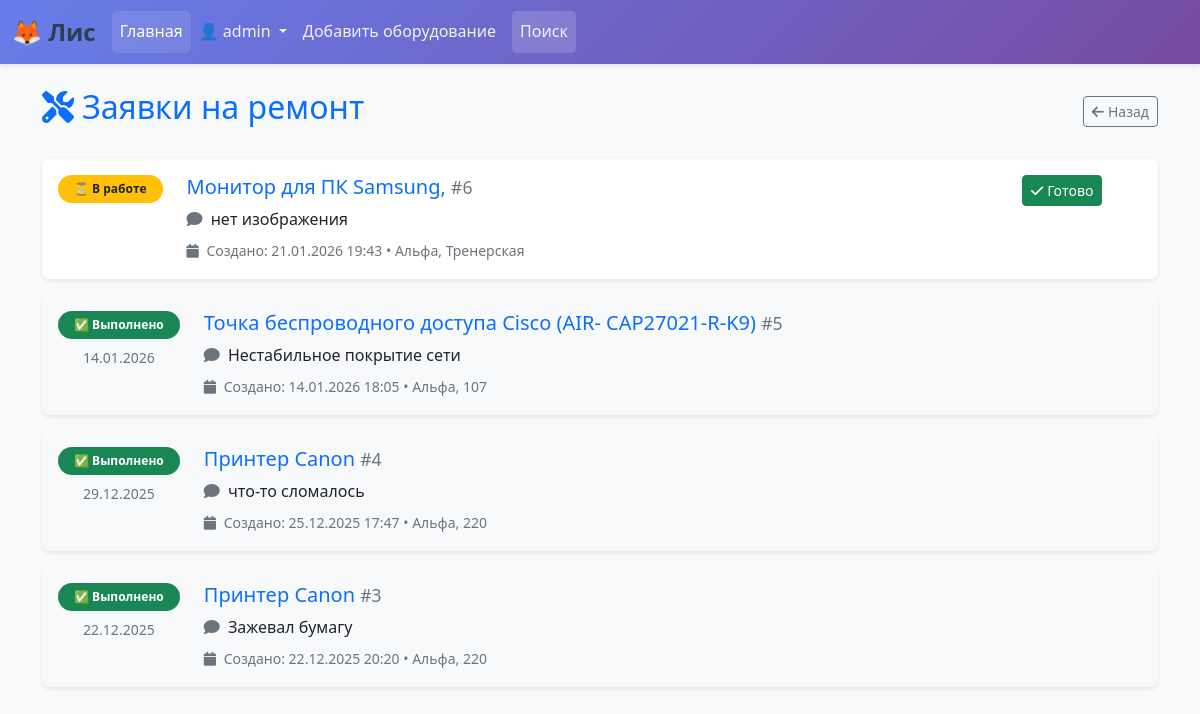
/repair_requests (signed in), run on the app's committed database.
### app/models.py (models this page shows, shortened)
class User(Base, UserMixin):
    __tablename__ = 'users'
    id = Column(Integer, primary_key=True, autoincrement=True)
    username = Column(String(64), unique=True)
    password = Column(String(255))
    pers_id = Column(Integer, ForeignKey('com_persons.id', ondelete='SET NULL'))
    is_alias = Column(Integer, default=0)
    created_at = Column(TIMESTAMP, server_default=func.current_timestamp())
    updated_at = Column(TIMESTAMP, server_default=func.current_timestamp(),
                        onupdate=func.current_timestamp())
    person = relationship("ComPerson", back_populates="users")
    repair_requests = relationship('RepairRequest', back_populates='user')

class RepairRequest(Base):
    __tablename__ = 'repair_requests'
    id = Column(Integer, primary_key=True, autoincrement=True)
    equipment_id = Column(Integer, ForeignKey('equipments.id'), nullable=False)
    user_id = Column(Integer, ForeignKey('users.id'), nullable=False)
    comment = Column(String())
    is_completed = Column(Boolean, default=False)
    completion_comment = Column(String)
    creation_date = Column(TIMESTAMP, server_default=func.current_timestamp())
    completion_date = Column(TIMESTAMP)
    equipment = relationship('Equipment', back_populates='repair_requests')
    user = relationship('User', back_populates='repair_requests')

class Equipment(Base):
    __tablename__ = 'equipments'
    id = Column(Integer, primary_key=True, autoincrement=True)
    name = Column(String(255))
    territory = Column(String(255))
    office = Column(String(255))
    description = Column(String)
    is_deleted = Column(Boolean, default=False)
    photo_path = Column(String)
    categories = Column(String, default=json.dumps({"type": "", "subject": ""}))
    materials = relationship("Material", back_populates="equipment", cascade="all, delete-orphan")
    repair_requests = relationship('RepairRequest', back_populates='equipment')

### app/routes.py (the view)
@app.route('/repair_requests')
@user_is_employer()
def repair_requests_list():
    if not current_user.person.emp_status.is_technician:
        abort(403)
    repair_requests = db.session.query(RepairRequest).join(RepairRequest.equipment).order_by(
        RepairRequest.is_completed.asc(),
        RepairRequest.creation_date.desc()
    ).all()
    return render_template('repair_requests.html', repair_requests=repair_requests)

### app/models.py (called while the page is built)
@login.user_loader
def load_user(id):
    return db.session.get(User, int(id))

    @property
    def active(self):
        return bool(self.is_teacher or self.is_technician)

### app/routes.py (called while the page is built)
def user_is_employer():
    def decorator(f):
        @wraps(f)
        def decorated_func(*args, **kwargs):
            if not (current_user.is_authenticated and current_user.person.emp_status.active):
                abort(403)
            return f(*args, **kwargs)
        return decorated_func
    return decorator

### app/utils.py (called while the page is built)
def check_roles():
    roles = []
    if not current_user.is_authenticated:
        return None
    empl = current_user.person.emp_status
    if empl.is_teacher:
        roles.append('teacher')
    if empl.is_technician:
        roles.append('technician')
    return roles

### app/templates/repair_requests.html
{% extends "base.html" %}
{% block styles %}
<link href="{{ url_for('static', filename='css/equipment.css') }}" rel="stylesheet">
{% endblock %}
{% block content %}
<div class="container py-4">
  <div class="d-flex justify-content-between align-items-center mb-4">
    <h1 class="h2 text-primary">
      <i class="fas fa-tools me-2"></i>Заявки на ремонт
    </h1>
    <a href="{{ url_for('index') }}" class="btn btn-outline-secondary btn-sm">
      <i class="fas fa-arrow-left me-1"></i>Назад
    </a>
  </div>
  {% include 'partials/repair_requests_list.html' with context %}
</div>
{% endblock %}

### app/templates/base.html (shortened to what this page needs)
<!DOCTYPE html>
<html lang="ru">
<head>
    <link href="https://cdn.jsdelivr.net/npm/bootstrap@5.3.8/dist/css/bootstrap.min.css" rel="stylesheet">
    <link href="{{ url_for('static', filename='css/style.css') }}" rel="stylesheet">
    <link href="{{ url_for('static', filename='css/layout.css') }}" rel="stylesheet">
    <link rel="stylesheet" href="https://cdnjs.cloudflare.com/ajax/libs/font-awesome/6.5.0/css/all.min.css">
    {% block styles %}{% endblock %}
</head>
<body>
    <header>
        <nav class="navbar navbar-expand-lg navbar-dark">
            <div class="container-fluid">
                <a class="navbar-brand" href="{{ url_for('index') }}">
                    🦊 Лис
                </a>
                <div class="collapse navbar-collapse" id="navbarSupportedContent">
                    <ul class="navbar-nav me-auto mb-2 mb-lg-0">
                        <li class="nav-item">
                            <a class="nav-link active" href="/">Главная</a>
                        </li>
                        {% if not current_user.is_authenticated %}
                        <li class="nav-item">
                            <a class="nav-link" href="/login">Войти</a>
                        </li>
                        {% else %}
                        <li class="nav-item dropdown">
                            <a class="nav-link dropdown-toggle" href="#" role="button" data-bs-toggle="dropdown">
                                👤 {{ current_user.username }}
                            </a>
                        </li>
                        {% set roles = check_roles() %}
                        {% if "teacher" in roles or "technician" in roles %}
                        <li class="nav-item">
                            <a class="nav-link" href="/add_equipment">Добавить оборудование</a>
                        </li>
                        <li class="nav-item">
                            <a class="nav-link" href="/equipment_filters">Поиск</a>
                        </li>
                        {% endif %}
                        {% endif %}
                    </ul>
                </div>
            </div>
        </nav>
    </header>
    <main class="main-container">
        {% block content %}{% endblock %}
    </main>
</body>
</html>

### app/templates/partials/repair_requests_list.html
{% if not repair_requests %}
  <div class="alert alert-info text-center">
    <i class="fas fa-check-circle me-2"></i>Нет заявок на ремонт.
  </div>
{% else %}
  <div class="row g-3">
    {% for req in repair_requests %}
      <div class="col-12">
        <div class="card border-0 shadow-sm h-100 {% if req.is_completed %}bg-light{% endif %}">
          <div class="card-body d-flex flex-column flex-md-row">
            <div class="text-center me-md-4 mb-3 mb-md-0" style="min-width: 80px;">
              {% if req.is_completed %}
                <span class="badge bg-success rounded-pill px-3 py-2">✅ Выполнено</span>
                {% if req.completion_date %}
                  <div class="mt-2 small text-muted">
                    {{ req.completion_date.strftime('%d.%m.%Y') }}
                  </div>
                {% endif %}
              {% else %}
                <span class="badge bg-warning text-dark rounded-pill px-3 py-2">⏳ В работе</span>
              {% endif %}
            </div>
            <div class="flex-grow-1">
              <h5 class="card-title">
                <a href="{{ url_for('repair_request_detail', id=req.id) }}" class="text-decoration-none">
                  {{ req.equipment.name }}
                </a>
                <small class="text-muted">#{{ req.id }}</small>
              </h5>
              <p class="card-text mt-2 mb-1">
                <i class="fas fa-comment me-1 text-muted"></i>
                {{ req.comment or 'Без комментария' }}
              </p>
              <div class="text-muted small mt-2">
                <i class="fas fa-calendar me-1"></i>
                Создано: {{ req.creation_date.strftime('%d.%m.%Y %H:%M') }}
                {% if req.equipment.territory or req.equipment.office %}
                  •
                  {% if req.equipment.territory %}{{ req.equipment.territory }}, {% endif %}
                  {{ req.equipment.office or 'офис не указан' }}
                {% endif %}
              </div>
            </div>
            {% if current_user.is_authenticated and current_user.person.emp_status.is_technician %}
              <div class="d-flex flex-column justify-content-start ms-md-3" style="min-width: 120px;">
                {% if not req.is_completed %}
                  <form method="POST" action="{{ url_for('complete_repair_request', id=req.id) }}" class="d-inline">
                    <button type="submit" class="btn btn-sm btn-success mb-2"
                            onclick="return confirm('Отметить заявку как выполненную?')">
                      <i class="fas fa-check me-1"></i>Готово
                    </button>
                  </form>
                {% endif %}
              </div>
            {% endif %}
          </div>
        </div>
      </div>
    {% endfor %}
  </div>
{% endif %}

### app/static/css/style.css (style rules this page uses)
:root { --primary-color: #2c3e50; --secondary-color: #3498db; --accent-color: #e74c3c; --text-color: #2c3e50; --background-color: #f8f9fa; --card-shadow: 0 4px 6px rgba(0, 0, 0, 0.1); }
body { font-family: 'Segoe UI', Tahoma, Geneva, Verdana, sans-serif; background-color: var(--background-color); color: var(--text-color); line-height: 1.6; }
.main-container { min-height: calc(100vh - 120px); }
.card { border: none; box-shadow: var(--card-shadow); transition: transform 0.2s ease, box-shadow 0.2s ease; }

### app/static/css/layout.css (style rules this page uses)
.navbar-brand { font-weight: 700; font-size: 1.5rem; color: var(--primary-color) !important; }
.navbar { box-shadow: 0 2px 4px rgba(0, 0, 0, 0.1); background: linear-gradient(135deg, #667eea 0%, #764ba2 100%) !important; }
.navbar-nav .nav-link { color: rgba(255, 255, 255, 0.9) !important; font-weight: 500; padding: 0.5rem 1rem; border-radius: 5px; transition: all 0.3s ease; }
.navbar-nav .nav-link:hover, .navbar-nav .nav-link.active { background-color: rgba(255, 255, 255, 0.1); color: white !important; }
.navbar-nav .nav-item:last-child .nav-link { background-color: rgba(255, 255, 255, 0.15); margin-left: 0.5rem; }

### app/static/css/equipment.css (style rules this page uses)
.card { border: none; border-radius: 0.5rem; }
.text-muted { color: #6c757d !important; }

### data on the page
User: username "admin"
RepairRequest: is_completed "⏳ В работе", equipment.name "Монитор для ПК Samsung,", id "6", comment "нет изображения", creation_date "21.01.2026 19:43", equipment.territory "Альфа", equipment "Тренерская"
RepairRequest: completion_date "14.01.2026", equipment.name "Точка беспроводного доступа Cisco (AIR- CAP27021-R-K9)", id "5", comment "Нестабильное покрытие сети", creation_date "14.01.2026 18:05", equipment.territory "Альфа", equipment "107"
RepairRequest: completion_date "29.12.2025", equipment.name "Принтер Canon", id "4", comment "что-то сломалось", creation_date "25.12.2025 17:47", equipment.territory "Альфа", equipment "220"
RepairRequest: completion_date "22.12.2025", equipment.name "Принтер Canon", id "3", comment "Зажевал бумагу", creation_date "22.12.2025 20:20", equipment.territory "Альфа", equipment "220"
